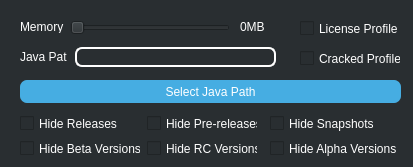
<?xml version="1.0" encoding="UTF-8"?>
<ui version="4.0">
 <class>MainWindow</class>
 <widget class="QMainWindow" name="MainWindow">
  <property name="geometry">
   <rect>
    <x>0</x>
    <y>0</y>
    <width>413</width>
    <height>167</height>
   </rect>
  </property>
  <property name="windowTitle">
   <string>MainWindow</string>
  </property>
  <property name="styleSheet">
   <string notr="true">background-color: rgb(41, 46, 49);</string>
  </property>
  <widget class="QWidget" name="centralwidget">
   <widget class="QLabel" name="Memory_Label">
    <property name="geometry">
     <rect>
      <x>20</x>
      <y>20</y>
      <width>47</width>
      <height>13</height>
     </rect>
    </property>
    <property name="styleSheet">
     <string notr="true">color: white;</string>
    </property>
    <property name="text">
     <string>Memory</string>
    </property>
   </widget>
   <widget class="QSlider" name="MemorySlider">
    <property name="geometry">
     <rect>
      <x>70</x>
      <y>17</y>
      <width>160</width>
      <height>21</height>
     </rect>
    </property>
    <property name="orientation">
     <enum>Qt::Horizontal</enum>
    </property>
   </widget>
   <widget class="QLineEdit" name="PathToJava">
    <property name="geometry">
     <rect>
      <x>75</x>
      <y>47</y>
      <width>201</width>
      <height>20</height>
     </rect>
    </property>
    <property name="styleSheet">
     <string notr="true">                background: transparent;
                border-radius: 7px;
                border: 2px solid white;
                color: white;
                font: 63 10pt &quot;Bahnschrift SemiBold&quot;;
                text-align: center;</string>
    </property>
   </widget>
   <widget class="QLabel" name="JavaPath_Label">
    <property name="geometry">
     <rect>
      <x>20</x>
      <y>50</y>
      <width>47</width>
      <height>13</height>
     </rect>
    </property>
    <property name="styleSheet">
     <string notr="true">color: white;</string>
    </property>
    <property name="text">
     <string>Java Path</string>
    </property>
   </widget>
   <widget class="QCheckBox" name="Releases">
    <property name="geometry">
     <rect>
      <x>20</x>
      <y>115</y>
      <width>101</width>
      <height>17</height>
     </rect>
    </property>
    <property name="styleSheet">
     <string notr="true">color: white;</string>
    </property>
    <property name="text">
     <string>Hide Releases</string>
    </property>
   </widget>
   <widget class="QCheckBox" name="BetaVersions">
    <property name="geometry">
     <rect>
      <x>20</x>
      <y>140</y>
      <width>121</width>
      <height>17</height>
     </rect>
    </property>
    <property name="styleSheet">
     <string notr="true">color: white;</string>
    </property>
    <property name="text">
     <string>Hide Beta Versions</string>
    </property>
   </widget>
   <widget class="QCheckBox" name="RCVersions">
    <property name="geometry">
     <rect>
      <x>147</x>
      <y>140</y>
      <width>111</width>
      <height>17</height>
     </rect>
    </property>
    <property name="styleSheet">
     <string notr="true">color: white;</string>
    </property>
    <property name="text">
     <string>Hide RC Versions</string>
    </property>
   </widget>
   <widget class="QCheckBox" name="Snapshots">
    <property name="geometry">
     <rect>
      <x>270</x>
      <y>115</y>
      <width>121</width>
      <height>17</height>
     </rect>
    </property>
    <property name="styleSheet">
     <string notr="true">color: white;</string>
    </property>
    <property name="text">
     <string>Hide Snapshots</string>
    </property>
   </widget>
   <widget class="QCheckBox" name="PreReleases">
    <property name="geometry">
     <rect>
      <x>147</x>
      <y>115</y>
      <width>111</width>
      <height>17</height>
     </rect>
    </property>
    <property name="styleSheet">
     <string notr="true">color: white;</string>
    </property>
    <property name="text">
     <string>Hide Pre-releases</string>
    </property>
   </widget>
   <widget class="QCheckBox" name="AlphaVersions">
    <property name="geometry">
     <rect>
      <x>270</x>
      <y>140</y>
      <width>131</width>
      <height>17</height>
     </rect>
    </property>
    <property name="styleSheet">
     <string notr="true">color: white;</string>
    </property>
    <property name="text">
     <string>Hide Alpha Versions</string>
    </property>
   </widget>
   <widget class="QCheckBox" name="LicenseProfile">
    <property name="geometry">
     <rect>
      <x>300</x>
      <y>20</y>
      <width>101</width>
      <height>17</height>
     </rect>
    </property>
    <property name="styleSheet">
     <string notr="true">color: white;</string>
    </property>
    <property name="text">
     <string>License Profile</string>
    </property>
   </widget>
   <widget class="QCheckBox" name="CrackedProfile">
    <property name="geometry">
     <rect>
      <x>300</x>
      <y>50</y>
      <width>101</width>
      <height>17</height>
     </rect>
    </property>
    <property name="styleSheet">
     <string notr="true">color: white;</string>
    </property>
    <property name="text">
     <string>Cracked Profile</string>
    </property>
   </widget>
   <widget class="QLabel" name="MemoryStat">
    <property name="geometry">
     <rect>
      <x>240</x>
      <y>20</y>
      <width>47</width>
      <height>13</height>
     </rect>
    </property>
    <property name="styleSheet">
     <string notr="true">color: white;</string>
    </property>
    <property name="text">
     <string>0MB</string>
    </property>
   </widget>
   <widget class="QPushButton" name="SelectJavaPathButton">
    <property name="geometry">
     <rect>
      <x>20</x>
      <y>80</y>
      <width>381</width>
      <height>23</height>
     </rect>
    </property>
    <property name="styleSheet">
     <string notr="true">        QPushButton {
            background-color: rgba(70, 173, 226, 1);
            border-radius: 7px;
            font: 63 8pt &quot;Bahnschrift SemiBold&quot;;
            color: white;
        }

        QPushButton:Hover {
            background-color: rgba(56, 139, 181, 1)
        }</string>
    </property>
    <property name="text">
     <string>Select Java Path</string>
    </property>
   </widget>
  </widget>
 </widget>
 <resources/>
 <connections/>
</ui>
